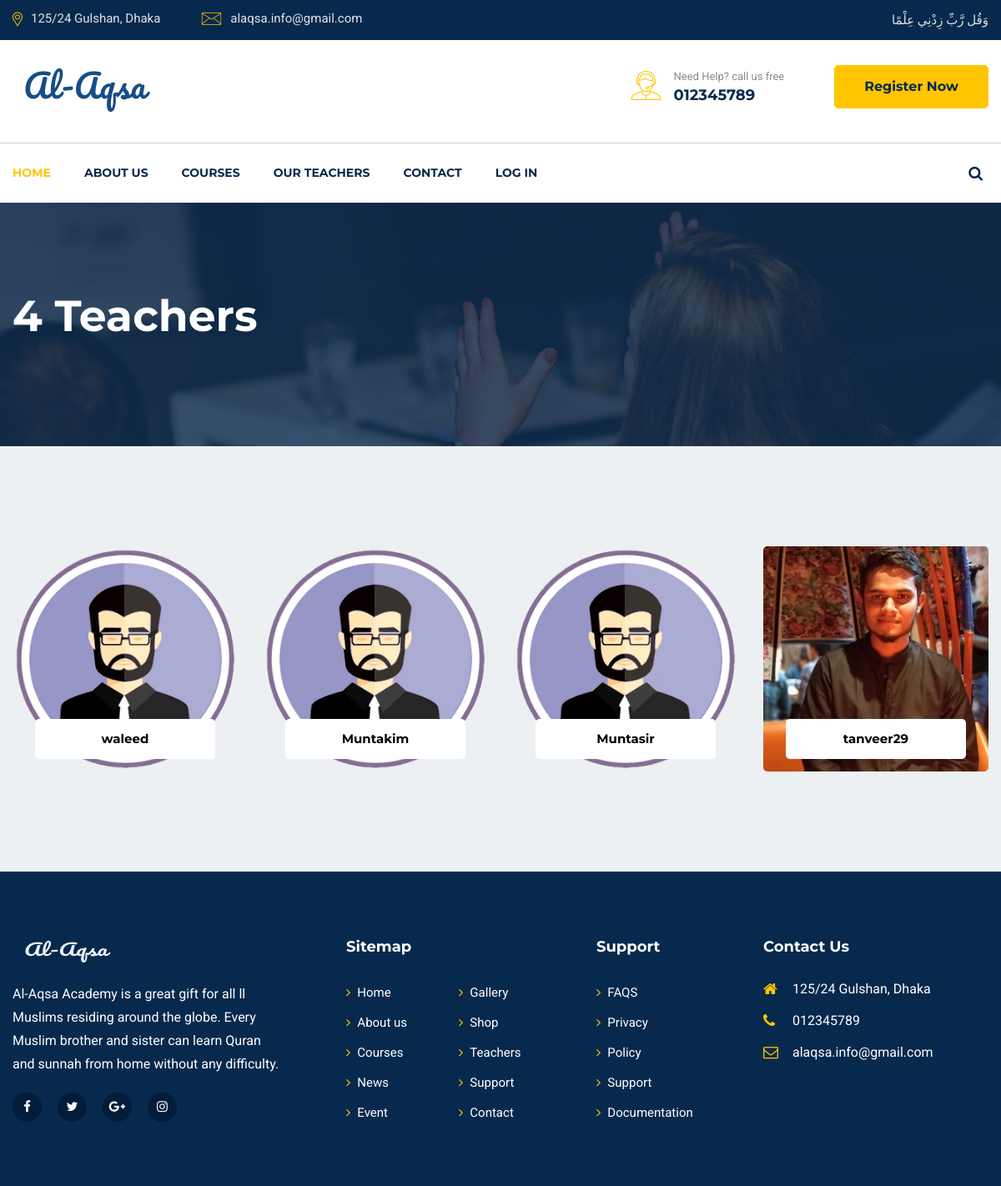
Screenshot of /teachers/ with the database file from the repository.
### aqsa/models.py (models this page shows, shortened)
class Setting(models.Model):
    header_logo = models.ImageField(blank=True, upload_to='logo/')
    footer_logo = models.ImageField(blank=True, upload_to='logo/')
    short_description = models.TextField()
    helpline = models.CharField(blank=True, max_length=50)
    address = models.CharField(blank=True, max_length=150)
    official_mail=models.CharField(blank=True, max_length=50)
    created_at = models.DateTimeField(auto_now_add=True)
    updated_at = models.DateTimeField(auto_now=True)

class Tutor(models.Model):
    name = models.ForeignKey(User, on_delete=models.CASCADE)
    email = models.CharField(blank=True, max_length=50)
    phone = models.CharField(blank=True, max_length=15)
    details = models.TextField(blank=True)
    achievement = models.TextField(blank=True)
    photo = models.ImageField(blank=True, upload_to='tutor_images/')
    facebook = models.URLField(blank=True, max_length=50)
    instagram = models.URLField(blank=True, max_length=50)
    twitter = models.URLField(blank=True, max_length=50)
    created_at = models.DateTimeField(auto_now_add=True)
    updated_at = models.DateTimeField(auto_now=True)

### aqsa/views.py (the view)
# urls.py: path('teachers/', allTeacher, name="all-teacher"),
def allTeacher(request):
    settings_data = get_object_or_404(Setting, id=1)
    teacher_data = Tutor.objects.all()
    total_teacher = teacher_data.count()
    context = {
        'teacher_data':teacher_data,
        'total_teacher':total_teacher,
        "settings_data":settings_data,
    }
    return render(request, "teachers.html", context)

### templates/teachers.html
{% load static %}
{% include 'header.html' %}
    <section id="page-banner" class="pt-105 pb-110 bg_cover" data-overlay="8" style="background-image: url(images/page-banner-3.jpg)">
        <div class="container">
            <div class="row">
                <div class="col-lg-12">
                    <div class="page-banner-cont">
                        <h2> {{total_teacher}} Teachers</h2>
                    </div>
                </div>
            </div>
        </div>
    </section>
    <section id="teachers-page" class="pt-90 pb-120 gray-bg">
        <div class="container">
           <div class="row">
            {% for t in teacher_data %}
               <div class="col-lg-3 col-sm-6">
                   <div class="singel-teachers mt-30 text-center">
                        <div class="image">
                            <img src="{{t.photo.url}}" alt="Teachers">
                        </div>
                        <div class="cont">
                            <a href="{% url 'tutor' name=t.name %}"><h6>{{t.name}}</h6></a>
                        </div>
                    </div>
               </div>
               {% endfor %}
           </div>
        </div>
    </section>
  {% include 'footer.html' %}

### templates/header.html (shortened to what this page needs)
{% load static %}
<!doctype html>
<html lang="en">
<head>
    <link rel="stylesheet" href="{%static ''%}css/slick.css">
    <link rel="stylesheet" href="{%static ''%}css/animate.css">
    <link rel="stylesheet" href="{%static ''%}css/nice-select.css">
    <link rel="stylesheet" href="{%static ''%}css/jquery.nice-number.min.css">
    <link rel="stylesheet" href="{%static ''%}css/magnific-popup.css">
    <link rel="stylesheet" href="{%static ''%}css/bootstrap.min.css">
    <link rel="stylesheet" href="{%static ''%}css/font-awesome.min.css">
    <link rel="stylesheet" href="{%static ''%}css/default.css">
    <link rel="stylesheet" href="{%static ''%}css/style.css">
    <link rel="stylesheet" href="{%static ''%}css/responsive.css">
</head>
<body>
    <header id="header-part">
        <div class="header-top d-none d-lg-block">
            <div class="container">
                <div class="row">
                    <div class="col-lg-6">
                        <div class="header-contact text-lg-left text-center">
                            <ul>
                                <li><img src="{%static ''%}images/all-icon/map.png"
                                        alt="icon"><span>{{settings_data.address}}</span></li>
                                <li><img src="{%static ''%}images/all-icon/email.png"
                                        alt="icon"><span>{{settings_data.official_mail}}</span></li>
                            </ul>
                        </div>
                    </div>
                    <div class="col-lg-6">
                        <div class="header-opening-time text-lg-right text-center">
                            <p>وَقُل رَّبِّ زِدْنِي عِلْمًا </p>
                        </div>
                    </div>
                </div>
            </div>
        </div>
        <div class="header-logo-support pt-30 pb-30">
            <div class="container">
                <div class="row">
                    <div class="col-lg-4 col-md-4">
                        <div class="logo">
                            <a href="{% url 'index' %}">
                                <img src="{{settings_data.header_logo.url}}" alt="Logo">
                            </a>
                        </div>
                    </div>
                    <div class="col-lg-8 col-md-8">
                        <div class="support-button float-right d-none d-md-block">
                            <div class="support float-left">
                                <div class="icon">
                                    <img src="{%static ''%}images/all-icon/support.png" alt="icon">
                                </div>
                                <div class="cont">
                                    <p>Need Help? call us free</p>
                                    <span>{{settings_data.helpline}}</span>
                                </div>
                            </div>
                            <div class="button float-left">
                                <a href="{% url 'register' %}" class="main-btn">Register Now</a>
                            </div>
                        </div>
                    </div>
                </div>
            </div>
        </div>
        <div class="navigation">
            <div class="container">
                <div class="row">
                    <div class="col-lg-10 col-md-10 col-sm-9 col-8">
                        <nav class="navbar navbar-expand-lg">
                            <div class="collapse navbar-collapse sub-menu-bar" id="navbarSupportedContent">
                                <ul class="navbar-nav mr-auto">
                                    <li class="nav-item">
                                        <a class="active" href="{% url 'index' %}">Home</a>
                                    </li>
                                    <li class="nav-item">
                                        <a href="{% url 'about-us' %}">About us</a>
                                    </li>
                                    <li class="nav-item">
                                        <a href="{% url 'all-course' %}">Courses</a>
                                    </li>
                                    <li class="nav-item">
                                        <a href="{% url 'all-teacher' %}">Our teachers</a>
                                    </li>
                                    <li class="nav-item">
                                        <a href="{% url 'contact-us' %}">Contact</a>
                                    </li>
                                    {% if request.user.is_authenticated %}
                                    <li class="nav-item">
                                        <a href="{% url 'logout' %}"><i class="fa fa-sign-out"></i> Log Out</a>
                                    </li>
                                    {% else %}
                                    <li class="nav-item">
                                        <a href="{% url 'login' %}">Log In</a>
                                    </li>
                                    {% endif %}
                                </ul>
                            </div>
                        </nav>
                    </div>
                    <div class="col-lg-2 col-md-2 col-sm-3 col-4">
                        <div class="right-icon text-right">
                            <ul>
                                <li><a href="#" id="search"><i class="fa fa-search"></i></a></li>
                            </ul>
                        </div>
                    </div>
                </div>
            </div>
        </div>
    </header>

### templates/footer.html (shortened to what this page needs)
{% load static %}
<footer id="footer-part">
    <div class="footer-top pt-40 pb-70">
        <div class="container">
            <div class="row">
                <div class="col-lg-4 col-md-6">
                    <div class="footer-about mt-40">
                        <div class="logo">
                            <a href="#"><img src="{{settings_data.footer_logo.url}}" alt="Logo"></a>
                        </div>
                        <p>{{settings_data.short_description}}</p>
                        <ul class="mt-20">
                            <li><a href="#"><i class="fa fa-facebook-f"></i></a></li>
                            <li><a href="#"><i class="fa fa-twitter"></i></a></li>
                            <li><a href="#"><i class="fa fa-google-plus"></i></a></li>
                            <li><a href="#"><i class="fa fa-instagram"></i></a></li>
                        </ul>
                    </div>
                </div>
                <div class="col-lg-3 col-md-6 col-sm-6">
                    <div class="footer-link mt-40">
                        <div class="footer-title pb-25">
                            <h6>Sitemap</h6>
                        </div>
                        <ul>
                            <li><a href="index-2.html"><i class="fa fa-angle-right"></i>Home</a></li>
                            <li><a href="about.html"><i class="fa fa-angle-right"></i>About us</a></li>
                            <li><a href="courses.html"><i class="fa fa-angle-right"></i>Courses</a></li>
                            <li><a href="blog.html"><i class="fa fa-angle-right"></i>News</a></li>
                            <li><a href="events.html"><i class="fa fa-angle-right"></i>Event</a></li>
                        </ul>
                        <ul>
                            <li><a href="#"><i class="fa fa-angle-right"></i>Gallery</a></li>
                            <li><a href="shop.html"><i class="fa fa-angle-right"></i>Shop</a></li>
                            <li><a href="teachers.html"><i class="fa fa-angle-right"></i>Teachers</a></li>
                            <li><a href="#"><i class="fa fa-angle-right"></i>Support</a></li>
                            <li><a href="contact.html"><i class="fa fa-angle-right"></i>Contact</a></li>
                        </ul>
                    </div>
                </div>
                <div class="col-lg-2 col-md-6 col-sm-6">
                    <div class="footer-link support mt-40">
                        <div class="footer-title pb-25">
                            <h6>Support</h6>
                        </div>
                        <ul>
                            <li><a href="#"><i class="fa fa-angle-right"></i>FAQS</a></li>
                            <li><a href="#"><i class="fa fa-angle-right"></i>Privacy</a></li>
                            <li><a href="#"><i class="fa fa-angle-right"></i>Policy</a></li>
                            <li><a href="#"><i class="fa fa-angle-right"></i>Support</a></li>
                            <li><a href="#"><i class="fa fa-angle-right"></i>Documentation</a></li>
                        </ul>
                    </div>
                </div>
                <div class="col-lg-3 col-md-6">
                    <div class="footer-address mt-40">
                        <div class="footer-title pb-25">
                            <h6>Contact Us</h6>
                        </div>
                        <ul>
                            <li>
                                <div class="icon">
                                    <i class="fa fa-home"></i>
                                </div>
                                <div class="cont">
                                    <p>{{settings_data.address}}</p>
                                </div>
                            </li>
                            <li>
                                <div class="icon">
                                    <i class="fa fa-phone"></i>
                                </div>
                                <div class="cont">
                                    <p>{{settings_data.helpline}}</p>
                                </div>
                            </li>
                            <li>
                                <div class="icon">
                                    <i class="fa fa-envelope-o"></i>
                                </div>
                                <div class="cont">
                                    <p>{{settings_data.official_mail}}</p>
                                </div>
                            </li>
                        </ul>
                    </div>
                </div>
            </div>
        </div>
    </div>
</footer>
</body>
</html>

### static/css/default.css (style rules this page uses)
.mt-20 { margin-top: 20px; }
.mt-30 { margin-top: 30px; }
.mt-40 { margin-top: 40px; }
.pt-30 { padding-top: 30px; }
.pt-40 { padding-top: 40px; }
.pt-90 { padding-top: 90px; }
.pt-105 { padding-top: 105px; }
.pb-25 { padding-bottom: 25px; }
.pb-30 { padding-bottom: 30px; }
.pb-70 { padding-bottom: 70px; }
.pb-110 { padding-bottom: 110px; }
.pb-120 { padding-bottom: 120px; }
.gray-bg { background: #edf0f2; }
[data-overlay] { position: relative; }
[data-overlay]::before { background: #07294d none repeat scroll 0 0; content: ""; height: 100%; left: 0; position: absolute; top: 0; width: 100%; z-index: 1; }
[data-overlay="8"]::before { opacity: 0.8; }

### rows the page displays
Setting: address "125/24 Gulshan, Dhaka", official_mail "alaqsa.info@gmail.com", header_logo (picture), helpline "012345789", footer_logo (picture), short_description "Al-Aqsa Academy is a great gift for all ll Muslims residing around the globe. Every Muslim brother and sister can learn Quran and sunnah from home without any difficulty."
Tutor: photo (picture), name "waleed"
Tutor: photo (picture), name "Muntakim"
Tutor: photo (picture), name "Muntasir"
Tutor: photo (picture), name "tanveer29"

### other values shown
{{ total_teacher }} "4"
